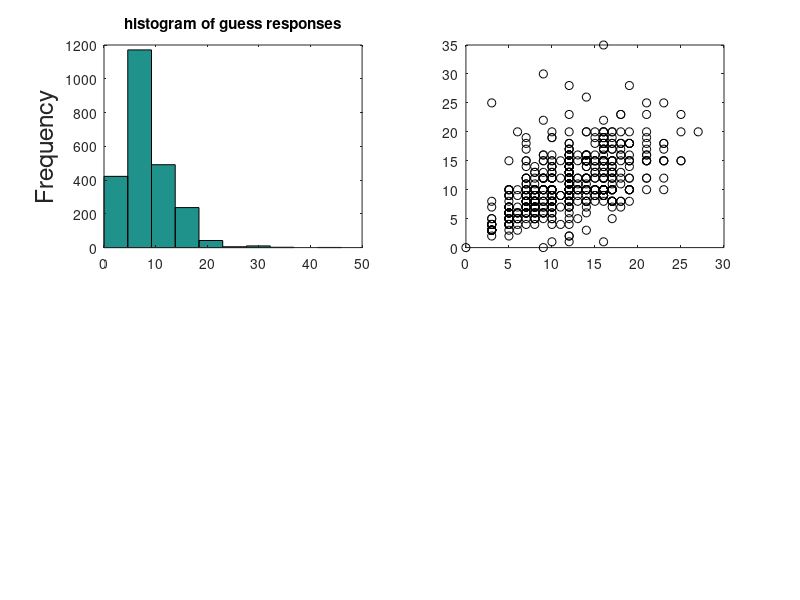

Write the MATLAB code that produced this figure. (Note: this script raises an error after producing the figure.)
% function [] = numberguess_int ()
guessd = importdata('guessTrials.csv');
guessresp = guessd.data(:,2);
intd = importdata('mostTargetSize.csv');
intAns = intd.data(:,1);
intResp = intd.data(:,2);
figure(1);
subplot(2,2,1);
hist(guessresp);
hold on;
title('histogram of guess responses');
ylabel('Frequency', 'FontSize', 18); 
subplot(2,2,2);
plot(intAns, intResp, 'ko');
hold on;
[Y0bw, Y0dens, Y0mesh, Y0cdf] = kde(guessresp);
sig0N = std(guessresp, 1);
mean0N = mean(guessresp);
title('Answer - Response'); 
xlabel('Answer', 'FontSize', 18); 
ylabel('Response', 'FontSize', 18); 
smoothwindowsize = 0.5; % try to vary this: this variable is used for smoothing (especially when the numbers of trials for guessing condition and for actual test trials are not balanced)

% out = MLE_ModelFunc_V25_noncirc(intAns,intResp,1000,Y0dens,Y0mesh,smoothwindowsize);
out = MLE_ModelFunc_V25_power (intAns,intResp,1000,Y0dens,Y0mesh,sig0N,mean0N, smoothwindowsize);
% result
subplot(2,2,3); 
hist(out.latent); 
xlim([0 1]); 
xlabel('Probability (Pint)', 'FontSize', 18); 
title('histogram of latent (Pint)'); 

subplot(2,2,4);
nn_tmp = length(out.X);
Zmat = out.latent; 
colorcode = repmat(0,nn_tmp,3);
colorcode(:,1)=Zmat;
colorcode(:,2)=1-Zmat;
sizecode = (abs(Zmat-0.5)+0.4)*24;
scatter(out.X,out.Y,sizecode,colorcode, 'linewidth',1.4);
55555
out
title('model results showing Pint for each data'); 
xlabel('Answer', 'FontSize', 18); 
ylabel('Response', 'FontSize', 18); 
averagePint = out.Pm

5555
